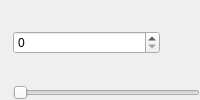
<?xml version="1.0" encoding="UTF-8"?>
<ui version="4.0">
 <class>EffectSliderRow</class>
 <widget class="QWidget" name="EffectSliderRow">
  <layout class="QHBoxLayout" name="rowLayout">
   <property name="leftMargin">
    <number>0</number>
   </property>
   <property name="topMargin">
    <number>0</number>
   </property>
   <property name="rightMargin">
    <number>0</number>
   </property>
   <property name="bottomMargin">
    <number>0</number>
   </property>
   <property name="spacing">
    <number>6</number>
   </property>
   <item>
    <widget class="QLabel" name="captionLabel"/>
   </item>
   <item>
    <layout class="QVBoxLayout" name="controlColumn">
     <property name="spacing">
      <number>0</number>
     </property>
     <property name="leftMargin">
      <number>0</number>
     </property>
     <property name="topMargin">
      <number>0</number>
     </property>
     <property name="rightMargin">
      <number>0</number>
     </property>
     <property name="bottomMargin">
      <number>0</number>
     </property>
     <item>
      <layout class="QHBoxLayout" name="spinRow">
       <property name="spacing">
        <number>4</number>
       </property>
       <item>
        <widget class="QSpinBox" name="valueSpin">
         <property name="keyboardTracking">
          <bool>false</bool>
         </property>
         <property name="sizePolicy">
          <sizepolicy hsizetype="Expanding" vsizetype="Fixed">
           <horstretch>1</horstretch>
           <verstretch>0</verstretch>
          </sizepolicy>
         </property>
         <property name="toolTip">
          <string>Type or step for fine tuning. Use the slider below for larger jumps.</string>
         </property>
        </widget>
       </item>
       <item>
        <widget class="QLabel" name="valueLabel">
         <property name="minimumSize">
          <size>
           <width>36</width>
           <height>0</height>
          </size>
         </property>
         <property name="visible">
          <bool>false</bool>
         </property>
        </widget>
       </item>
      </layout>
     </item>
     <item>
      <widget class="QSlider" name="valueSlider">
       <property name="orientation">
        <enum>Qt::Horizontal</enum>
       </property>
       <property name="maximumSize">
        <size>
         <width>16777215</width>
         <height>14</height>
        </size>
       </property>
       <property name="toolTip">
        <string>Drag for coarse adjustments. Use the spin box above for fine tuning.</string>
       </property>
      </widget>
     </item>
    </layout>
   </item>
  </layout>
 </widget>
 <resources/>
 <connections/>
</ui>
